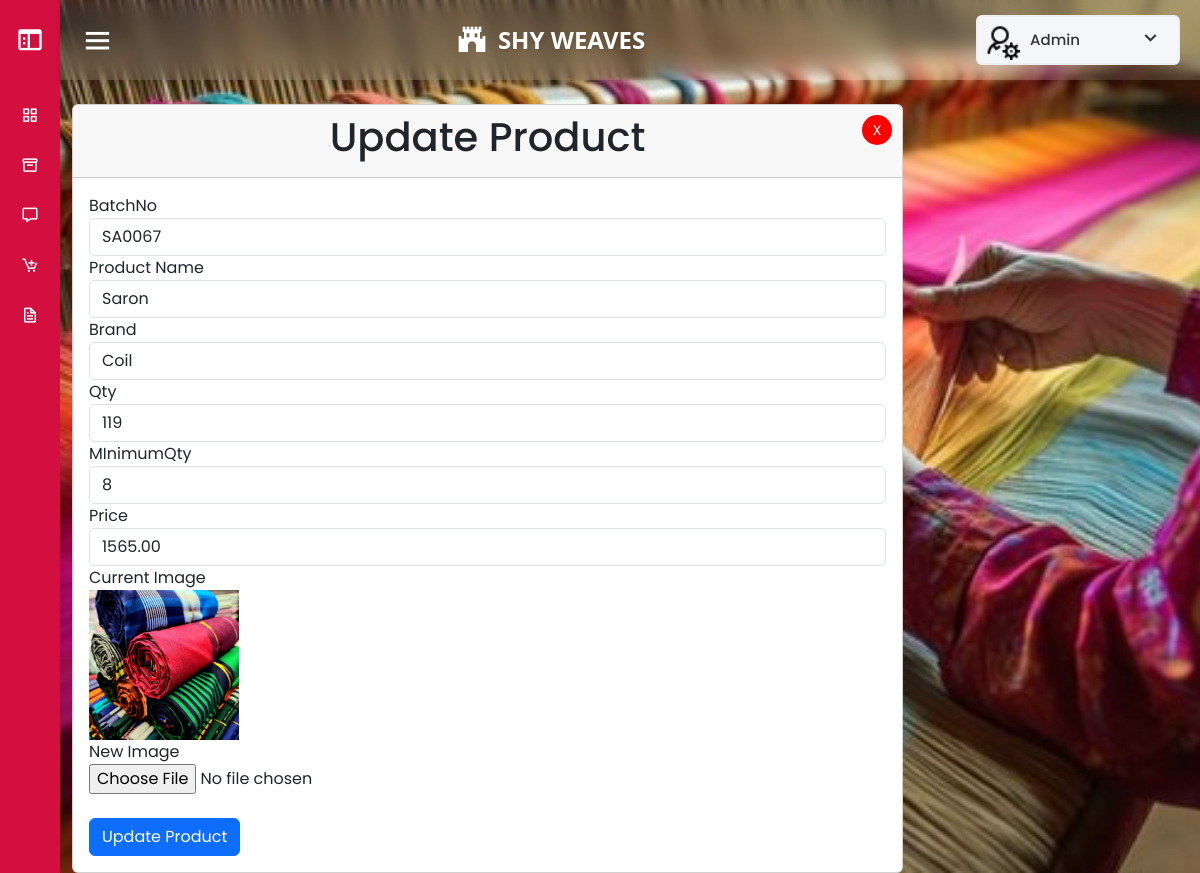
Screenshot of /forms/Admin_head/index.php?page=updateproduct&updateid=6 (signed in) with the database file from the repository.
### tables this page shows
CREATE TABLE IF NOT EXISTS `products1` (
  `pid` int NOT NULL AUTO_INCREMENT,
  `batchNo` varchar(50) DEFAULT NULL,
  `name` varchar(100) DEFAULT NULL,
  `price` decimal(10,2) DEFAULT NULL,
  `brand` varchar(50) DEFAULT NULL,
  `image` varchar(255) DEFAULT NULL,
  `minimum_qty` int DEFAULT NULL,
  `available_qty` int DEFAULT NULL,
  PRIMARY KEY (`pid`)
);

### forms/updateproduct.php (the view, shortened to what this page needs)
<?php
if (isset($_GET['updateid'])) {
    $id = $_GET['updateid'];
    $sql = "SELECT * FROM products1 WHERE pid = $id";
    $result = mysqli_query($con, $sql);
    if (mysqli_num_rows($result) == 1) {
        $row = mysqli_fetch_assoc($result);
        $bno = $row['batchNo'];
        $name = $row['name'];
        $brand = $row['brand'];
        $qty = $row['available_qty'];
        $minqty = $row['minimum_qty'];
        $price = $row['price'];
        $image = '../'.$row['image'];
    } else {
        echo "Product not found.";
        exit();
    }
}
?>
<div class="container">
    <div class="row">
        <div class="col-md-9">
            <div class="card">
                <div class="card-header" style="position: relative;">
                    <h1 style="text-align: center;">Update Product</h1>
                    <div style="position: absolute; top: 10px; right: 10px;">
                        <a href="index.php?page=products" style="text-decoration: none;">
                            <button
                                style="height: 30px; width: 30px; background-color: red; border-radius: 50%; font-size: 14px; color: white; border: none;">X</button>
                        </a>
                    </div>
                </div>
                <div class="card-body">
                    <form action="../../functions/update.php" enctype="multipart/form-data" method="post">
                        <div class="form-group">
                            <label for="bno">BatchNo</label>
                            <input type="text" name="bno" id="bno" class="form-control" placeholder="Enter Product Name"
                                value="<?php echo $bno; ?>" required>
                        </div>
                        <div class="form-group">
                            <label for="name">Product Name</label>
                            <input type="text" name="name" id="name" class="form-control"
                                placeholder="Enter Product Name" value="<?php echo $name; ?>" required>
                        </div>
                        <div class="form-group">
                            <label for="brand">Brand</label>
                            <input type="text" name="brand" id="brand" class="form-control" placeholder="Enter Brand"
                                value="<?php echo $brand; ?>">
                        </div>
                        <div class="form-group">
                            <label for="quantity">Qty</label>
                            <input type="number" name="qty" id="quantity" class="form-control"
                                placeholder="Enter quantity" value="<?php echo $qty; ?>">
                        </div>
                        <div class="form-group">
                            <label for="minquantity">MInimumQty</label>
                            <input type="number" name="minqty" id="minqty" class="form-control"
                                placeholder="Enter Minimum quantity" value="<?php echo $minqty; ?>">
                        </div>
                        <div class="form-group">
                            <label for="price">Price</label>
                            <input type="number" name="price" id="price" class="form-control" placeholder="Enter Price"
                                step="0.01" value="<?php echo $price; ?>" required>
                        </div>
                        <div class="form-group">
                            <label for="current_image">Current Image</label><br>
                            <img src="<?php echo $image ?>" style="max-width: 150px; max-height: 150px;"
                                alt="Current Image"><br>
                        </div>
                        <div class="form-group">
                            <label for="new_image">New Image</label><br>
                            <input type="file" name="new_image" id="new_image" accept=".png, .jpeg"
                                class="form-control-file">
                        </div>
                        <br>
                        <input type="submit" name="submit" class="btn btn-primary" value="Update Product">
                    </form>
                </div>
            </div>
        </div>
    </div>
</div>

### forms/Admin_head/style.css (style rules this page uses)
* { margin: 0; padding: 0; box-sizing: border-box; font-family: 'Poppins', sans-serif; }

### forms/Admin_head/index.php (style rules this page uses)
body, .home-section { background-image: url('images/Cover.jpg'); background-size: cover; background-repeat: no-repeat; background-attachment: fixed; }
a { text-decoration: none; }

### rows the page displays
products1: bno "SA0067", name "Saron", brand "Coil", qty "119", minqty "8", price "1565.00", image (picture)
